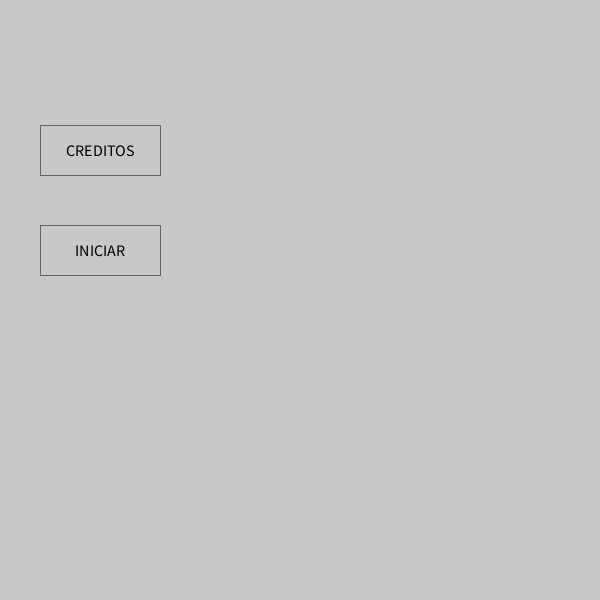
Frame 1 (no input)
Frame 60 (the mouse pressed at the canvas centre just before this capture): identical to frame 1, image omitted
Frame 120 (the mouse held since frame 60 and released just before this capture): identical to frame 1, image omitted

The Processing sketch that drew this single still picture (run headless with seeded random() and noise(); from frame 60 on, the mouse is pressed at the canvas centre):

// Processing sketch: sketch_230711a_dibujaBoton_evaluaBoton
// ── sketch_230711a_dibujaBoton_evaluaBoton.pde
void setup() {
  size(600, 600);
}
void draw() {
  background(200);
  dibujaBotonRectangular( 100, 150, 120, 50, "CREDITOS" );
  dibujaBotonRectangular( 100, 250, 120, 50, "INICIAR"  );
}

void mousePressed() {
  if ( colisionConBotonRectangular(100, 150, 120, 50) ) {
    //pasamos  a creditos:
    println("paso a creditos");
  }
  if ( colisionConBotonRectangular(100, 250, 120, 50) ) {
    //pasamos  a iniciar:
    println("paso a iniciar");
  }
}

// ── F_BotonRectangular.pde
void dibujaBotonRectangular(float x, float y, float ancho, float alto, String texto ) {
  push();

  // Establecer colores para el botón
  color fondo = color(200);
  color borde = color(100);
  color efectoOver = color(255, 200, 0);

  // Dibujar el fondo del botón
  if ( colisionConBotonRectangular(x, y, ancho, alto) ) {
    fill(efectoOver);
  } else {
    fill(fondo);
  }


  stroke(borde);
  rectMode(CENTER);
  rect(x, y, ancho, alto);

  // Dibujar el texto dentro del botón
  fill(0); // Establecer color negro para el texto
  textAlign(CENTER, CENTER); // Alinear el texto al centro del botón
  textSize(16); // Tamaño del texto
  text(texto, x, y ); // Posicionar el texto en el centro del botón

  pop();
}

/*
boolean colisionConBotonRectangular(float x, float y, float ancho, float alto ) {
 //este boton evalua si el mouse esta sobre el boton
 
 boolean colisiona;
 
 boolean aLaDerechaDelBordeIzquierdo;
 boolean aLaIzquierdaDelBordeDerecho;
 boolean abajoDelBordeDeArriba;
 boolean arribaDelBordeDeAbajo;
 
 aLaDerechaDelBordeIzquierdo = mouseX > x-ancho/2;
 aLaIzquierdaDelBordeDerecho = mouseX < x+ancho/2;
 abajoDelBordeDeArriba = mouseY > y-alto/2;
 arribaDelBordeDeAbajo = mouseY < y+alto/2;
 
 if ( aLaDerechaDelBordeIzquierdo
 && aLaIzquierdaDelBordeDerecho
 && abajoDelBordeDeArriba
 && arribaDelBordeDeAbajo ) {
 //se cumplen las cuatro:
 //el mouse Esta dentro:
 colisiona = true;
 } else {
 colisiona = false;
 }
 
 return colisiona;
 
 }
 */


//manera simplificada de lo mismo:
boolean colisionConBotonRectangular(float x, float y, float ancho, float alto ) {
  return ( mouseX>x-ancho/2 && mouseX<x+ancho/2 && mouseY>y-alto/2 && mouseY<y+alto/2 );
}
